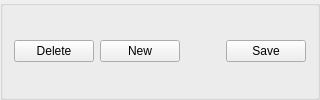
        <widget class="QGroupBox" name="points_of_interest_dns_groupbox">
         <property name="title">
          <string/>
         </property>
         <layout class="QHBoxLayout" name="horizontalLayout_4">
          <item>
           <widget class="QPushButton" name="detailed_point_of_interest_view_delete_button">
            <property name="maximumSize">
             <size>
              <width>16777215</width>
              <height>16777215</height>
             </size>
            </property>
            <property name="text">
             <string>Delete</string>
            </property>
           </widget>
          </item>
          <item>
           <widget class="QPushButton" name="point_of_interest_view_new_button">
            <property name="maximumSize">
             <size>
              <width>16777215</width>
              <height>16777215</height>
             </size>
            </property>
            <property name="text">
             <string>New</string>
            </property>
           </widget>
          </item>
          <item>
           <spacer name="horizontalSpacer_3">
            <property name="orientation">
             <enum>Qt::Horizontal</enum>
            </property>
            <property name="sizeHint" stdset="0">
             <size>
              <width>40</width>
              <height>20</height>
             </size>
            </property>
           </spacer>
          </item>
          <item>
           <widget class="QPushButton" name="detailed_point_of_interest_view_save_button">
            <property name="text">
             <string>Save</string>
            </property>
           </widget>
          </item>
         </layout>
        </widget>
